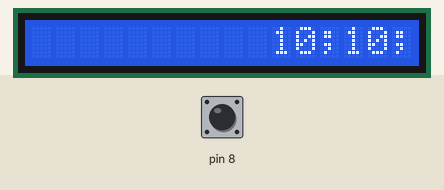
Recording of a sketch running on a simulated Arduino Uno, built with avr-gcc and run on an emulated ATmega328P. Shown: 16×1 character LCD. Inputs (shaded band) come from the test bench; at power-on: pin 8 HIGH. What the sketch prints to the serial monitor is not drawn.

Above: at 1.2 s.
1.3 s: pin 8 pulled LOW for 1.2 s
At 2.8 s:
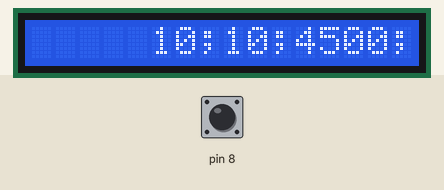
6.6 s: pin 8 pulled LOW for 1.2 s
At 7.9 s:
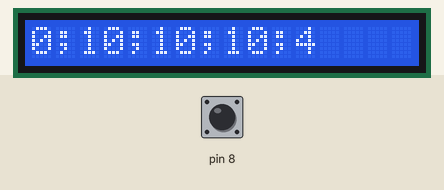
11.9 s: pin 8 pulled LOW for 3.2 s
At 12.9 s:
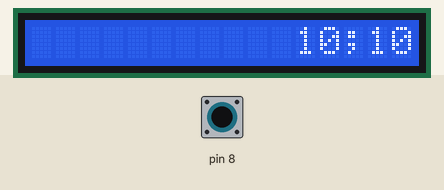
Timing chart, 0 to 14.9 s (numbered marks = the images above; inputs shaded):
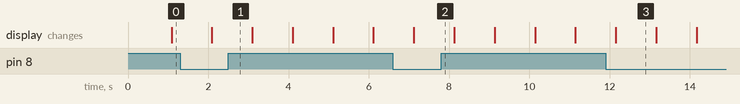

The sketch:

testSensorWithLcd.ino
```cpp
#include <CapacitiveSensor.h> //https://github.com/PaulStoffregen/CapacitiveSensor
#include <LiquidCrystal_I2C.h> //https://bitbucket.org/fmalpartida/new-liquidcrystal/downloads/


int const sensorOutput = 4;
int const sensorInput = 8;
CapacitiveSensor touchSensor{sensorOutput, sensorInput};
int const touchSensorSamples = 30;
int const threshold = 1000;

LiquidCrystal_I2C lcd(0x3f, 2, 1, 0, 4, 5, 6, 7, 3, POSITIVE);


void setup() {
  // put your setup code here, to run once:
  Serial.begin(9600);
  lcd.begin(16,1);
  lcd.home();
  lcd.clear();
  lcd.noBlink();
  lcd.noCursor();
  lcd.display();
  lcd.setCursor(16,1);
  lcd.autoscroll();
  Serial.println("up");
}

void loop() {
  // put your main code here, to run repeatedly:
  lcd.print(touchSensor.capacitiveSensor(touchSensorSamples));
  lcd.print(';');
  delay(1000);
}
```

Measured:
- what the display in image 3 shows lasts 1.0 s, from 12.2 s to 13.2 s
